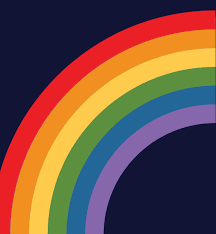
#> input picture study/rainbow.png, 216 x 234 px
$ python study1.py
#> lines starting #> are read from the running program, lines starting #| are printed output that depends on the picture
#> further down, img is the input picture: shape (234, 216, 3); mean B, G, R 69.2, 78.3, 109.9
import cv2


def BGR2RGB(img):
    b = img[:,:,0].copy()
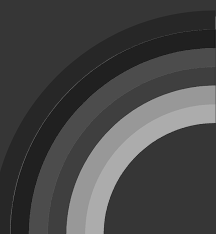
#> b: shape (234, 216); min 27, max 173, mean 69.2
    g = img[:,:,1].copy()
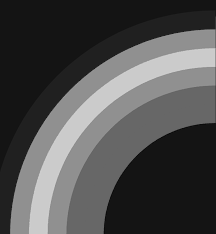
#> g: shape (234, 216); min 11, max 205, mean 78.3
    r = img[:,:,2].copy()
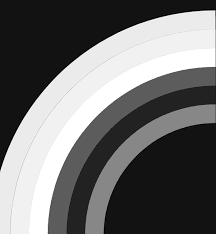
#> r: shape (234, 216); min 0, max 255, mean 109.9
    cv2.imshow('r',r)

    #change
    img[:,:,0] = r
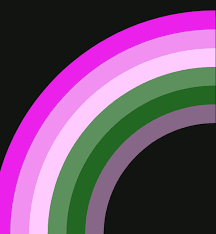
#> img: shape (234, 216, 3); mean B, G, R 109.9, 78.3, 109.9
    img[:,:,1] = g
    img[:,:,2] = b

    return img

img = cv2.imread("rainbow.png")
cv2.imshow('first',img)
img = BGR2RGB(img)
cv2.imwrite('out.jpg',img)
cv2.imshow('result',img)
cv2.waitKey(0)
